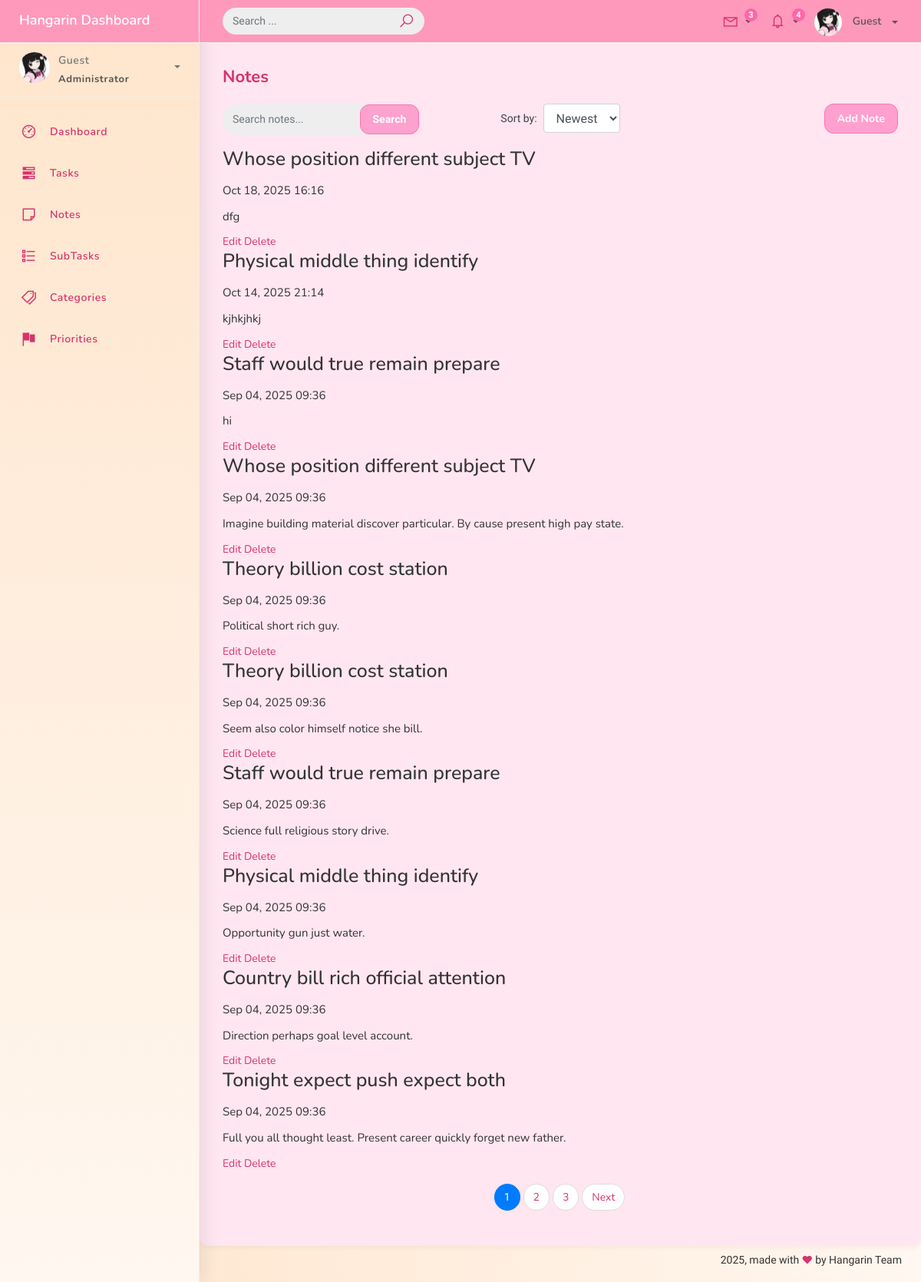
Screenshot of /note_list/ with the database file from the repository.
### studentorg/models.py (models this page shows, shortened)
class BaseModel(models.Model):
    created_at = models.DateTimeField(auto_now_add=True)
    updated_at = models.DateTimeField(auto_now=True)
    class Meta:
        abstract = True

class Note(BaseModel):
    task = models.ForeignKey(Task, on_delete=models.CASCADE, related_name="notes")
    content = models.TextField()

class Task(BaseModel):
    title = models.CharField(max_length=200)
    description = models.TextField(blank=True)
    status = models.CharField(
        max_length=50,
        choices=STATUS_CHOICES,
        default="Pending"
    )
    deadline = models.DateTimeField(null=True, blank=True)
    priority = models.ForeignKey(
        Priority, on_delete=models.PROTECT, related_name="tasks"
    )
    category = models.ForeignKey(
        Category, on_delete=models.PROTECT, related_name="tasks"
    )

### studentorg/views.py (the view)
# urls.py: path("note_list/", NoteListView.as_view(), name="note-list"),
class NoteListView(ListView):
    model = Note
    context_object_name = "notes"
    template_name = "note_list.html"
    paginate_by = 10
    ordering = ["-created_at"]
    def get_queryset(self):
        qs = super().get_queryset()
        query = self.request.GET.get("q")
        order = self.request.GET.get("order", "-created_at")
        if query:
            qs = qs.filter(
                Q(content__icontains=query)
                | Q(task__title__icontains=query)
            )
        valid_fields = ["created_at", "-created_at", "task__title", "-task__title"]
        if order in valid_fields:
            qs = qs.order_by(order)
        return qs
    def get_context_data(self, **kwargs):
        context = super().get_context_data(**kwargs)
        context["current_order"] = self.request.GET.get("order", "-created_at")
        context["total_notes"] = Note.objects.count()
        context["today"] = timezone.now().date()
        return context

### templates/note_list.html (shortened to what this page needs)
{% extends 'base.html' %}
{% block content %}
<div class="content">
  <div class="container-fluid">
    <h4 class="page-title" style="color:#d6336c; font-weight:bold;">Notes</h4>
    <div class="row mb-3">
      <div class="col-md-4">
        <form class="navbar-left navbar-form nav-search mr-md-3" method="GET">
          <div class="input-group">
            <input type="text" name="q" class="form-control" placeholder="Search notes..." value="{{ request.GET.q }}">
            <div class="input-group-append">
              <button class="btn" type="submit">Search</button>
            </div>
          </div>
        </form>
      </div>
      <div class="col-md-4 text-center">
        <form method="GET" class="form-inline justify-content-center">
          <label for="order" class="mr-2">Sort by:</label>
          <select name="order" class="form-control" onchange="this.form.submit()">
            <option value="-created_at" {% if current_order == "-created_at" %}selected{% endif %}>Newest</option>
          </select>
        </form>
      </div>
      <div class="col-md-4 text-right">
        <a href="{% url 'note-create' %}" class="btn btn-rounded">Add Note</a>
      </div>
    </div>
    <div class="note-list-container">
      {% for note in notes %}
      <div class="note-box">
        <div class="note-header">
          <h5>{{ note.task.title }}</h5>
          <p class="note-date">{{ note.created_at|date:"M d, Y H:i" }}</p>
        </div>
        <div class="note-content">
          <p>{{ note.content|truncatechars:100 }}</p>
        </div>
        <div class="note-actions">
          <a href="{% url 'note-update' note.id %}" class="btn-edit">Edit</a>
          <a href="{% url 'note-delete' note.id %}" class="btn-delete">Delete</a>
        </div>
      </div>
      {% empty %}
      <div class="text-center text-muted w-100">No notes found.</div>
      {% endfor %}
    </div>
    {% if is_paginated %}
    <nav class="mt-3">
      <ul class="pagination justify-content-center">
        {% for num in paginator.page_range %}
          {% if page_obj.number == num %}
          <li class="page-item active"><span class="page-link">{{ num }}</span></li>
          {% else %}
          <li class="page-item"><a class="page-link" href="?page={{ num }}">{{ num }}</a></li>
          {% endif %}
        {% endfor %}
        {% if page_obj.has_next %}
        <li class="page-item">
          <a class="page-link" href="?page={{ page_obj.next_page_number }}">Next</a>
        </li>
        {% endif %}
      </ul>
    </nav>
    {% endif %}
  </div>
</div>
{% endblock %}

### static/css/custom.css (style rules this page uses)
body { background-color: #fff7f0; color: #333; }

### templates/base.html (style rules this page uses)
body, .navbar, .sidebar, .nav-link, .dropdown-menu, .footer { font-family: 'Comic Neue', cursive !important; }
body { background-color: #fff0f6; }
.btn { background-color: #ff99cc !important; border-color: #ff66aa !important; color: white !important; border-radius: 12px !important; font-weight: bold !important; }
a { color: #d6336c !important; }

### rows the page displays
Note: task "Whose position different subject TV", created_at "Oct 18, 2025 16:16", content "dfg"
Note: task "Physical middle thing identify", created_at "Oct 14, 2025 21:14", content "kjhkjhkj"
Note: task "Staff would true remain prepare", created_at "Sep 04, 2025 09:36", content "hi"
Note: task "Whose position different subject TV", created_at "Sep 04, 2025 09:36", content "Imagine building material discover particular. By cause present high pay state."
Note: task "Theory billion cost station", created_at "Sep 04, 2025 09:36", content "Political short rich guy."
Note: task "Theory billion cost station", created_at "Sep 04, 2025 09:36", content "Seem also color himself notice she bill."
Note: task "Staff would true remain prepare", created_at "Sep 04, 2025 09:36", content "Science full religious story drive."
Note: task "Physical middle thing identify", created_at "Sep 04, 2025 09:36", content "Opportunity gun just water."
Note: task "Country bill rich official attention", created_at "Sep 04, 2025 09:36", content "Direction perhaps goal level account."
Note: task "Tonight expect push expect both", created_at "Sep 04, 2025 09:36", content "Full you all thought least. Present career quickly forget new father."

### other values shown
{{ request.user.username|default:"Guest" }} "Guest"
{{ num }} "1"
{{ num }} "2" "3"
